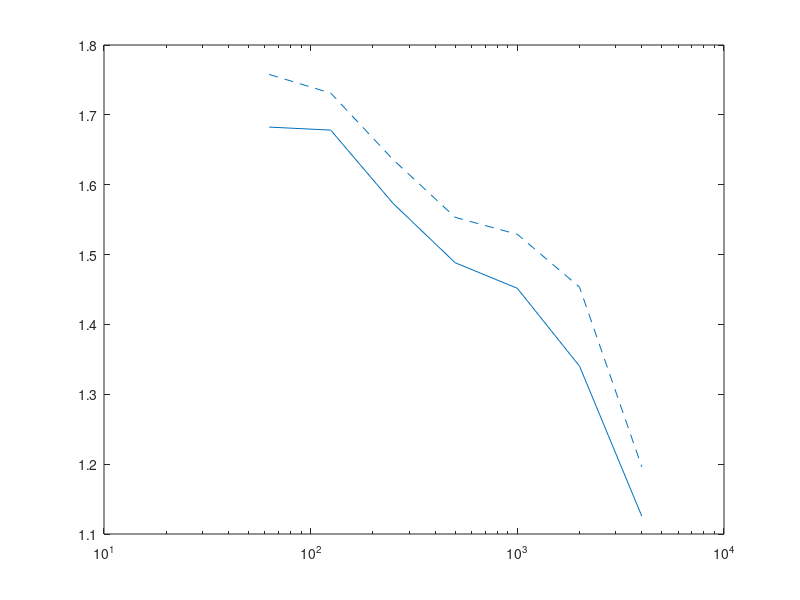

This chart was generated by the following MATLAB code: (Note: this script raises an error after producing the figure.)
clc
close all
clear

save_T = false;
%% reverb time and absorption of concert hall
% Mepfit Room  
% All tables are for the octave bands from 63 Hz to 4 kHz
f_oct = [63 125 250 500 1000 2000 4000];
c = 340;                                            % speed of sound

if save_T == false
    load T_max.mat;
end
%%

abs_occ = [0.6 0.62 0.72 0.76 0.81 0.84 0.85];        % absorption coeff seated
abs_empty = [0.54 0.58 0.68 0.72 0.77 0.78 0.80];      % absorption coeff empty
att_coeff = [0 0 0 0.001 0.002 0.004 0.0086];         % attanuation coeff

abs_absorber = [0.7 0.7	0.80 0.88 0.9 0.9 0.9];      % absorption coeff of absorber (example)
abs_absorber_low = [0.7 0.65 0.75 0.4 0.2 0.1 0.1];    % absorption coeff of low freq absorber
abs_absorber_lobby = [0.7 0.7 0.95 0.95 0.95 0.95 0.9];        % absorption coeff of absorber (example)
abs_absorber_low_lobby = [0.7 0.85 0.65 0.5 0.2 0.1 0.1];     % absorption coeff of low freq absorber

abs_wood = [0.15 0.15 0.11 0.10 0.07 0.06 0.07];
abs_glass = [0.20 0.18 0.06 0.04 0.05 0.02 0.02];
abs_brick = [0.03 0.03 0.03 0.03 0.04 0.05 0.07];
abs_stone = [0.01 0.01 0.01 0.015 0.02 0.02 0.02];
%%
% things you should adjust
V = 19400;                                          % Volume of concert hall
S_peraudiencemember = 0.5*0.5;                     % area per seat
S_absorber = 280;                                   % area of normal absorbers
S_absorber_low = 160;                               % area of low frequency absorbers
% 0/90 for high T_60
% 280/160 for low T_60

S_audience = 2300 * S_peraudiencemember;            % area of whole audience
S_concerthall_floor = 2000;
S_concerthall_wall = 5450 - S_concerthall_floor;


A_concerthall_wall = abs_wood*S_concerthall_wall;
A_concerthall_floor = abs_wood*S_concerthall_floor;
A_absorber = - S_absorber * log(1-abs_absorber);    % eq. absorption area of absorbers
A_absorber_low = - S_absorber_low * log(1-abs_absorber_low);

A_occ = - S_audience*log(1-abs_occ);                % eq. absorption area of audience
A_empty = - S_audience*log(1-abs_empty);            % eq. absorption area of seats

A_total_occ = A_concerthall_floor + A_concerthall_wall + A_absorber + A_absorber_low +  A_occ; 
A_total_empty = A_concerthall_floor + A_concerthall_wall + A_absorber + A_absorber_low +  A_empty; 

% reverb time when seated and empty
T_60_calc_occ = 24*log(10)*V./(c*(4*att_coeff*V + A_total_occ));
T_60_calc_empty = 24*log(10)*V./(c*(4*att_coeff*V + A_total_empty));

%% clarity
r = 1:0.1:50;       % distance

E_direct = zeros(1,length(r));
E_direct(:) = 100./r.^2;

E_early_empty = zeros(length(T_60_calc_empty), length(r));
E_late_empty = zeros(length(T_60_calc_empty), length(r));
C_80_empty = zeros(length(T_60_calc_empty), length(r));     % clarity when emtpy

E_early_occ = zeros(length(T_60_calc_occ), length(r));
E_late_occ = zeros(length(T_60_calc_occ), length(r));
C_80_occ = zeros(length(T_60_calc_occ), length(r));         % clarity when fully seated

for i = 1:length(T_60_calc_empty)

    E_early_empty(i,:) = (31200*T_60_calc_empty(i)/V)*exp(-0.04.*r./T_60_calc_empty(i))*(1-exp(-1.11/T_60_calc_empty(i)));
    E_late_empty(i,:) = (31200*T_60_calc_empty(i)/V)*exp(-0.04.*r./T_60_calc_empty(i))*exp(-1.11/T_60_calc_empty(i));
    C_80_empty(i,:) = 10*log10((E_direct+E_early_empty(i,:))./E_late_empty(i,:));

    E_early_occ(i,:) = (31200*T_60_calc_occ(i)/V)*exp(-0.04.*r./T_60_calc_occ(i))*(1-exp(-1.11/T_60_calc_occ(i)));
    E_late_occ(i,:) = (31200*T_60_calc_occ(i)/V)*exp(-0.04.*r./T_60_calc_occ(i))*exp(-1.11/T_60_calc_occ(i));
    C_80_occ(i,:) = 10*log10((E_direct+E_early_empty(i,:))./E_late_empty(i,:));
end

%% strength

A = 0.163*V./T_60_calc_occ;             % equivilant absorption area
Q = 1;                                  % directivity
delta = 6.91./T_60_calc_empty;          % decay
ref = Q/(4*pi*10^2);                    % reference
dir = Q./(4*pi*r.^2);                   % direct component

diff = zeros(length(A), length(r));     % diffuse component
G = zeros(length(A), length(r));

for i = 1:length(A)
    diff(i,:) = 4./A(i) * exp(-2*delta(i)*r./c);
    G(i,:) = 10*log10((dir + diff(i,:))./ref);  % Strength for all six octave bands
end

%% rehersal room

% things you should adjust 
S_absorber_rehersal = 80;
S_absorber_low_rehersal = 30; 

n_person = 1:100;                             % number of people in rehersal room
V_rehersal = 1470;                       % Volume of rehersal room
S_wall = 400 + 245 + 245;         % area of the walls, floor and ceiling in rehersal room
% end

A_absorber_rehersal = - S_absorber_rehersal * log(1-abs_absorber);
A_absorber_rehersal_low = - S_absorber_low_rehersal * log(1-abs_absorber_low);
A_person = [0.02 0.05 0.16 0.25 0.58 0.86 1.03]; % eq. absorption area per person
A_wall = S_wall*abs_wood;                   % eq. absorption area of walls


% reverberation time of rehersal room
T_60_rehersal = zeros(length(n_person), length(A_wall));
for i = n_person
    T_60_rehersal(i,:) = 0.163*V_rehersal./(n_person(i)*A_person + A_wall + A_absorber_rehersal_low + A_absorber_rehersal);
end

%% lobby

V_lobby = 50000;
S_ceiling_L = 5900;
S_walls_CH_L = 7000;
S_floor_L = 3310 - 1762;
S_window_L = 650;
S_absorber_L = 1000;
S_absorber_low_L = 1200;


A_ceiling_L = S_ceiling_L*abs_wood;
A_walls_L = S_walls_CH_L*abs_stone;
A_floor_L = S_floor_L*abs_stone;
A_window_L = S_window_L*abs_glass;
A_absorber_L = - S_absorber_L * log(1-abs_absorber_lobby);
A_absorber_low_L = - S_absorber_low_L * log(1-abs_absorber_low_lobby);
A_total_L = A_ceiling_L + A_walls_L + A_floor_L + A_window_L + A_absorber_L + A_absorber_low_L;


T_60_Lobby = 24*log(10)*V_lobby./(c*(4*att_coeff*V_lobby + A_total_L));

%%
if save_T
    T_max = [T_60_calc_empty; T_60_calc_occ];
    save('T_max.mat','T_max');
    %return;
end
%% Plots 
% adjust colors / add more colors
col1 = [0, 0.4470, 0.7410];
col2 = [0.8500 0.3250 0.0980];
col3 = [1 1 0];

%%
% T_60 in concert hall
fig_name = 'T_60_group2';
f = figure;
semilogx(f_oct, T_60_calc_empty,'--', 'Color', col1)
hold on
semilogx(f_oct, T_60_calc_occ, 'Color', col1)
semilogx(f_oct, T_max(1,:),'--', 'Color', col2)
semilogx(f_oct, T_max(2,:), 'Color', col2)
thickenall_big;
xticks(f_oct);
xticklabels({'63', '125', '250', '500', '1k', '2k', '4k'})
xlim([0 5000])
ylim([0 2.5])
xlabel('f in Hz')
ylabel('T_{60} in s')
set(gca,'fontname','times')
set(gcf, 'color', 'none')
set(gca, 'color', 'none')

%set(gcf, 'color', 'none');

exportPlot(f,'Plots/', fig_name, true)

%% plots

% clarity and strength
fig_name = 'C_80_G_group2';
f = figure;

plot(r, C_80_occ(4,:), 'Color', col1)
hold on
plot(r, G(4,:), 'Color', col2)
thickenall_big;
grid on
xlabel('Distance in m')
ylabel('C_{80}/G in dB')
%legend('Clarity C_{80}','Strength G')
xlim([5 35])
ylim([-2 10])
set(gca,'fontname','times')
set(gcf, 'color', 'none')
set(gca, 'color', 'none')
exportPlot(f,'Plots/', fig_name, true)

% % lobby
% figure
% semilogx(f_oct, T_60_Lobby)
% hold on
% grid on
% thickenall_big;
% xticks(f_oct);
% xticklabels({'63', '125', '250', '500', '1k', '2k', '4k'})
% %xlim([0 5000])
% ylim([0 3])
% xlabel('f in Hz')
% ylabel('T_{60} in s')
% legend('Lobby')

% T_60 in rehersal room
fig_name = 'T_60_Rehersal_group2';

f = figure;
semilogx(f_oct, T_60_rehersal(1,:), 'Color', col1)
hold on
grid on
semilogx(f_oct, T_60_rehersal(50,:), 'Color', col2)
semilogx(f_oct, T_60_rehersal(100,:), 'Color', col3)
thickenall_big;
xticks(f_oct);
xticklabels({'63', '125', '250', '500', '1k', '2k', '4k'})
xlim([0 5000])
ylim([0 1.5])
xlabel('f in Hz')
ylabel('T_{60} in s')
set(gca,'fontname','times')
set(gcf, 'color', 'none')
set(gca, 'color', 'none')
%legend('1 Musician','50 Musicians', '100 Musicians')
exportPlot(f,'Plots/', fig_name, true)
